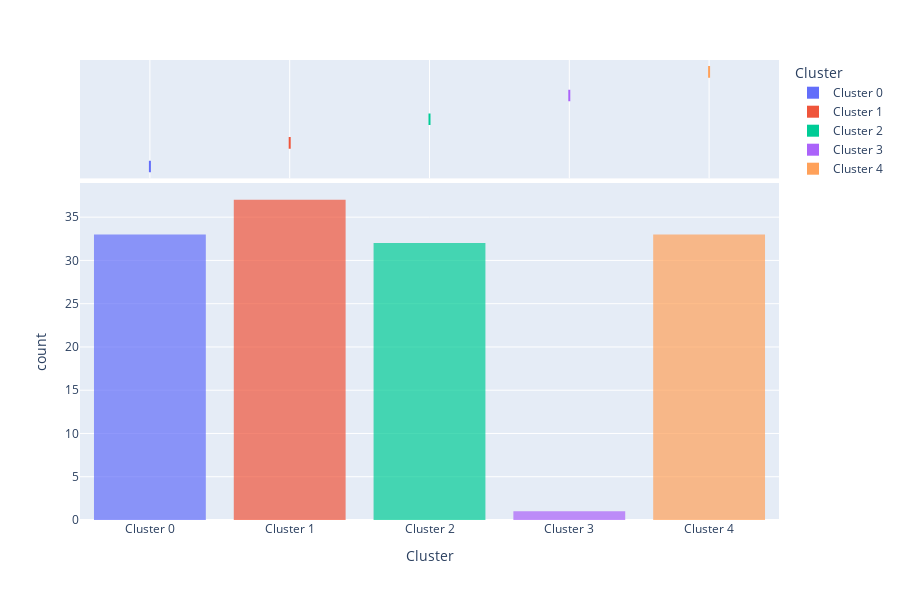

Notebook code cell kept with this figure:
### Code cell
plot_model(model_kmeans, plot = 'distribution')

### Figure 1 — Plotly figure (JSON) as saved in the notebook; plotly's stock layout.template omitted (floating-point values rounded to 4 significant figures; data arrays with more than 128 entries replaced by an {"elided": "..."} marker saying what was removed)
{"data": [{"alignmentgroup": "True", "bingroup": "x", "hovertemplate": "Cluster=%{x}<br>count=%{y}<extra></extra>", "legendgroup": "Cluster 0", "marker": {"color": "#636efa", "opacity": 0.7, "pattern": {"shape": ""}}, "name": "Cluster 0", "offsetgroup": "Cluster 0", "orientation": "v", "showlegend": true, "type": "histogram", "x": ["Cluster 0", "Cluster 0", "Cluster 0", "Cluster 0", "Cluster 0", "Cluster 0", "Cluster 0", "Cluster 0", "Cluster 0", "Cluster 0", "Cluster 0", "Cluster 0", "Cluster 0", "Cluster 0", "Cluster 0", "Cluster 0", "Cluster 0", "Cluster 0", "Cluster 0", "Cluster 0", "Cluster 0", "Cluster 0", "Cluster 0", "Cluster 0", "Cluster 0", "Cluster 0", "Cluster 0", "Cluster 0", "Cluster 0", "Cluster 0", "Cluster 0", "Cluster 0", "Cluster 0"], "xaxis": "x", "yaxis": "y"}, {"alignmentgroup": "True", "customdata": {"elided": "33x7 mixed values"}, "hovertemplate": "Cluster=%{x}<br>Codigo distrito=%{customdata[0]}<br>Nombre tipo zona=%{customdata[1]}<br>Nit cliente-sucursal=%{customdata[2]}<br>Recency=%{customdata[3]}<br>Monetary=%{customdata[4]}<br>Frequency=%{customdata[5]}<br>Distrito-Nombretipozona=%{customdata[6]}<extra></extra>", "legendgroup": "Cluster 0", "marker": {"color": "#636efa"}, "name": "Cluster 0", "notched": true, "offsetgroup": "Cluster 0", "showlegend": false, "type": "box", "x": ["Cluster 0", "Cluster 0", "Cluster 0", "Cluster 0", "Cluster 0", "Cluster 0", "Cluster 0", "Cluster 0", "Cluster 0", "Cluster 0", "Cluster 0", "Cluster 0", "Cluster 0", "Cluster 0", "Cluster 0", "Cluster 0", "Cluster 0", "Cluster 0", "Cluster 0", "Cluster 0", "Cluster 0", "Cluster 0", "Cluster 0", "Cluster 0", "Cluster 0", "Cluster 0", "Cluster 0", "Cluster 0", "Cluster 0", "Cluster 0", "Cluster 0", "Cluster 0", "Cluster 0"], "xaxis": "x2", "yaxis": "y2"}, {"alignmentgroup": "True", "bingroup": "x", "hovertemplate": "Cluster=%{x}<br>count=%{y}<extra></extra>", "legendgroup": "Cluster 1", "marker": {"color": "#EF553B", "opacity": 0.7, "pattern": {"shape": ""}}, "name": "Cluster 1", "offsetgroup": "Cluster 1", "orientation": "v", "showlegend": true, "type": "histogram", "x": ["Cluster 1", "Cluster 1", "Cluster 1", "Cluster 1", "Cluster 1", "Cluster 1", "Cluster 1", "Cluster 1", "Cluster 1", "Cluster 1", "Cluster 1", "Cluster 1", "Cluster 1", "Cluster 1", "Cluster 1", "Cluster 1", "Cluster 1", "Cluster 1", "Cluster 1", "Cluster 1", "Cluster 1", "Cluster 1", "Cluster 1", "Cluster 1", "Cluster 1", "Cluster 1", "Cluster 1", "Cluster 1", "Cluster 1", "Cluster 1", "Cluster 1", "Cluster 1", "Cluster 1", "Cluster 1", "Cluster 1", "Cluster 1", "Cluster 1"], "xaxis": "x", "yaxis": "y"}, {"alignmentgroup": "True", "customdata": {"elided": "37x7 mixed values"}, "hovertemplate": "Cluster=%{x}<br>Codigo distrito=%{customdata[0]}<br>Nombre tipo zona=%{customdata[1]}<br>Nit cliente-sucursal=%{customdata[2]}<br>Recency=%{customdata[3]}<br>Monetary=%{customdata[4]}<br>Frequency=%{customdata[5]}<br>Distrito-Nombretipozona=%{customdata[6]}<extra></extra>", "legendgroup": "Cluster 1", "marker": {"color": "#EF553B"}, "name": "Cluster 1", "notched": true, "offsetgroup": "Cluster 1", "showlegend": false, "type": "box", "x": ["Cluster 1", "Cluster 1", "Cluster 1", "Cluster 1", "Cluster 1", "Cluster 1", "Cluster 1", "Cluster 1", "Cluster 1", "Cluster 1", "Cluster 1", "Cluster 1", "Cluster 1", "Cluster 1", "Cluster 1", "Cluster 1", "Cluster 1", "Cluster 1", "Cluster 1", "Cluster 1", "Cluster 1", "Cluster 1", "Cluster 1", "Cluster 1", "Cluster 1", "Cluster 1", "Cluster 1", "Cluster 1", "Cluster 1", "Cluster 1", "Cluster 1", "Cluster 1", "Cluster 1", "Cluster 1", "Cluster 1", "Cluster 1", "Cluster 1"], "xaxis": "x2", "yaxis": "y2"}, {"alignmentgroup": "True", "bingroup": "x", "hovertemplate": "Cluster=%{x}<br>count=%{y}<extra></extra>", "legendgroup": "Cluster 2", "marker": {"color": "#00cc96", "opacity": 0.7, "pattern": {"shape": ""}}, "name": "Cluster 2", "offsetgroup": "Cluster 2", "orientation": "v", "showlegend": true, "type": "histogram", "x": ["Cluster 2", "Cluster 2", "Cluster 2", "Cluster 2", "Cluster 2", "Cluster 2", "Cluster 2", "Cluster 2", "Cluster 2", "Cluster 2", "Cluster 2", "Cluster 2", "Cluster 2", "Cluster 2", "Cluster 2", "Cluster 2", "Cluster 2", "Cluster 2", "Cluster 2", "Cluster 2", "Cluster 2", "Cluster 2", "Cluster 2", "Cluster 2", "Cluster 2", "Cluster 2", "Cluster 2", "Cluster 2", "Cluster 2", "Cluster 2", "Cluster 2", "Cluster 2"], "xaxis": "x", "yaxis": "y"}, {"alignmentgroup": "True", "customdata": {"elided": "32x7 mixed values"}, "hovertemplate": "Cluster=%{x}<br>Codigo distrito=%{customdata[0]}<br>Nombre tipo zona=%{customdata[1]}<br>Nit cliente-sucursal=%{customdata[2]}<br>Recency=%{customdata[3]}<br>Monetary=%{customdata[4]}<br>Frequency=%{customdata[5]}<br>Distrito-Nombretipozona=%{customdata[6]}<extra></extra>", "legendgroup": "Cluster 2", "marker": {"color": "#00cc96"}, "name": "Cluster 2", "notched": true, "offsetgroup": "Cluster 2", "showlegend": false, "type": "box", "x": ["Cluster 2", "Cluster 2", "Cluster 2", "Cluster 2", "Cluster 2", "Cluster 2", "Cluster 2", "Cluster 2", "Cluster 2", "Cluster 2", "Cluster 2", "Cluster 2", "Cluster 2", "Cluster 2", "Cluster 2", "Cluster 2", "Cluster 2", "Cluster 2", "Cluster 2", "Cluster 2", "Cluster 2", "Cluster 2", "Cluster 2", "Cluster 2", "Cluster 2", "Cluster 2", "Cluster 2", "Cluster 2", "Cluster 2", "Cluster 2", "Cluster 2", "Cluster 2"], "xaxis": "x2", "yaxis": "y2"}, {"alignmentgroup": "True", "bingroup": "x", "hovertemplate": "Cluster=%{x}<br>count=%{y}<extra></extra>", "legendgroup": "Cluster 3", "marker": {"color": "#ab63fa", "opacity": 0.7, "pattern": {"shape": ""}}, "name": "Cluster 3", "offsetgroup": "Cluster 3", "orientation": "v", "showlegend": true, "type": "histogram", "x": ["Cluster 3"], "xaxis": "x", "yaxis": "y"}, {"alignmentgroup": "True", "customdata": [[90, "Mayorista", "809011022-1", 24, 24, 24, "90-Mayorista"]], "hovertemplate": "Cluster=%{x}<br>Codigo distrito=%{customdata[0]}<br>Nombre tipo zona=%{customdata[1]}<br>Nit cliente-sucursal=%{customdata[2]}<br>Recency=%{customdata[3]}<br>Monetary=%{customdata[4]}<br>Frequency=%{customdata[5]}<br>Distrito-Nombretipozona=%{customdata[6]}<extra></extra>", "legendgroup": "Cluster 3", "marker": {"color": "#ab63fa"}, "name": "Cluster 3", "notched": true, "offsetgroup": "Cluster 3", "showlegend": false, "type": "box", "x": ["Cluster 3"], "xaxis": "x2", "yaxis": "y2"}, {"alignmentgroup": "True", "bingroup": "x", "hovertemplate": "Cluster=%{x}<br>count=%{y}<extra></extra>", "legendgroup": "Cluster 4", "marker": {"color": "#FFA15A", "opacity": 0.7, "pattern": {"shape": ""}}, "name": "Cluster 4", "offsetgroup": "Cluster 4", "orientation": "v", "showlegend": true, "type": "histogram", "x": ["Cluster 4", "Cluster 4", "Cluster 4", "Cluster 4", "Cluster 4", "Cluster 4", "Cluster 4", "Cluster 4", "Cluster 4", "Cluster 4", "Cluster 4", "Cluster 4", "Cluster 4", "Cluster 4", "Cluster 4", "Cluster 4", "Cluster 4", "Cluster 4", "Cluster 4", "Cluster 4", "Cluster 4", "Cluster 4", "Cluster 4", "Cluster 4", "Cluster 4", "Cluster 4", "Cluster 4", "Cluster 4", "Cluster 4", "Cluster 4", "Cluster 4", "Cluster 4", "Cluster 4"], "xaxis": "x", "yaxis": "y"}, {"alignmentgroup": "True", "customdata": {"elided": "33x7 mixed values"}, "hovertemplate": "Cluster=%{x}<br>Codigo distrito=%{customdata[0]}<br>Nombre tipo zona=%{customdata[1]}<br>Nit cliente-sucursal=%{customdata[2]}<br>Recency=%{customdata[3]}<br>Monetary=%{customdata[4]}<br>Frequency=%{customdata[5]}<br>Distrito-Nombretipozona=%{customdata[6]}<extra></extra>", "legendgroup": "Cluster 4", "marker": {"color": "#FFA15A"}, "name": "Cluster 4", "notched": true, "offsetgroup": "Cluster 4", "showlegend": false, "type": "box", "x": ["Cluster 4", "Cluster 4", "Cluster 4", "Cluster 4", "Cluster 4", "Cluster 4", "Cluster 4", "Cluster 4", "Cluster 4", "Cluster 4", "Cluster 4", "Cluster 4", "Cluster 4", "Cluster 4", "Cluster 4", "Cluster 4", "Cluster 4", "Cluster 4", "Cluster 4", "Cluster 4", "Cluster 4", "Cluster 4", "Cluster 4", "Cluster 4", "Cluster 4", "Cluster 4", "Cluster 4", "Cluster 4", "Cluster 4", "Cluster 4", "Cluster 4", "Cluster 4", "Cluster 4"], "xaxis": "x2", "yaxis": "y2"}], "layout": {"barmode": "relative", "height": 600, "legend": {"title": {"text": "Cluster"}, "tracegroupgap": 0}, "margin": {"t": 60}, "xaxis": {"anchor": "y", "categoryarray": ["Cluster 0", "Cluster 1", "Cluster 2", "Cluster 3", "Cluster 4"], "categoryorder": "array", "domain": [0, 1], "title": {"text": "Cluster"}}, "xaxis2": {"anchor": "y2", "domain": [0, 1], "matches": "x", "showgrid": true, "showticklabels": false}, "yaxis": {"anchor": "x", "domain": [0, 0.7326], "title": {"text": "count"}}, "yaxis2": {"anchor": "x2", "domain": [0.7426, 1], "matches": "y2", "showgrid": false, "showline": false, "showticklabels": false, "ticks": ""}}}
